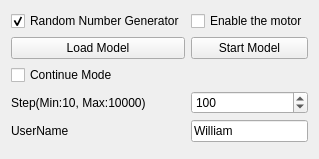
      <widget class="QWidget" name="tab_5">
       <attribute name="title">
        <string>走路</string>
       </attribute>
       <layout class="QGridLayout" name="gridLayout_12">
        <item row="5" column="1">
         <widget class="QLineEdit" name="lineEdit_username">
          <property name="sizePolicy">
           <sizepolicy hsizetype="Preferred" vsizetype="Fixed">
            <horstretch>0</horstretch>
            <verstretch>0</verstretch>
           </sizepolicy>
          </property>
          <property name="text">
           <string>William</string>
          </property>
         </widget>
        </item>
        <item row="4" column="1">
         <widget class="QDoubleSpinBox" name="doubleSpinBox_speed">
          <property name="decimals">
           <number>0</number>
          </property>
          <property name="minimum">
           <double>10.000000000000000</double>
          </property>
          <property name="maximum">
           <double>10000.000000000000000</double>
          </property>
          <property name="singleStep">
           <double>10.000000000000000</double>
          </property>
          <property name="value">
           <double>100.000000000000000</double>
          </property>
         </widget>
        </item>
        <item row="1" column="1">
         <widget class="QPushButton" name="pushButton_StartModel">
          <property name="text">
           <string>Start Model</string>
          </property>
         </widget>
        </item>
        <item row="1" column="0">
         <widget class="QPushButton" name="pushButton_loadModel">
          <property name="text">
           <string>Load Model</string>
          </property>
         </widget>
        </item>
        <item row="5" column="0">
         <widget class="QLabel" name="label">
          <property name="text">
           <string>UserName</string>
          </property>
         </widget>
        </item>
        <item row="6" column="0" colspan="2">
         <widget class="QwtPlot" name="qwtPlot_motion_model"/>
        </item>
        <item row="4" column="0">
         <widget class="QLabel" name="label_2">
          <property name="text">
           <string>Step(Min:10, Max:10000)</string>
          </property>
         </widget>
        </item>
        <item row="0" column="0">
         <widget class="QCheckBox" name="checkBox_RNG">
          <property name="text">
           <string>Random Number Generator</string>
          </property>
          <property name="checked">
           <bool>true</bool>
          </property>
         </widget>
        </item>
        <item row="2" column="0">
         <widget class="QCheckBox" name="checkBox_continue">
          <property name="text">
           <string>Continue Mode</string>
          </property>
          <property name="checked">
           <bool>false</bool>
          </property>
         </widget>
        </item>
        <item row="0" column="1">
         <widget class="QCheckBox" name="checkBox_motor_enable">
          <property name="text">
           <string>Enable the motor</string>
          </property>
          <property name="checked">
           <bool>false</bool>
          </property>
         </widget>
        </item>
       </layout>
      </widget>
